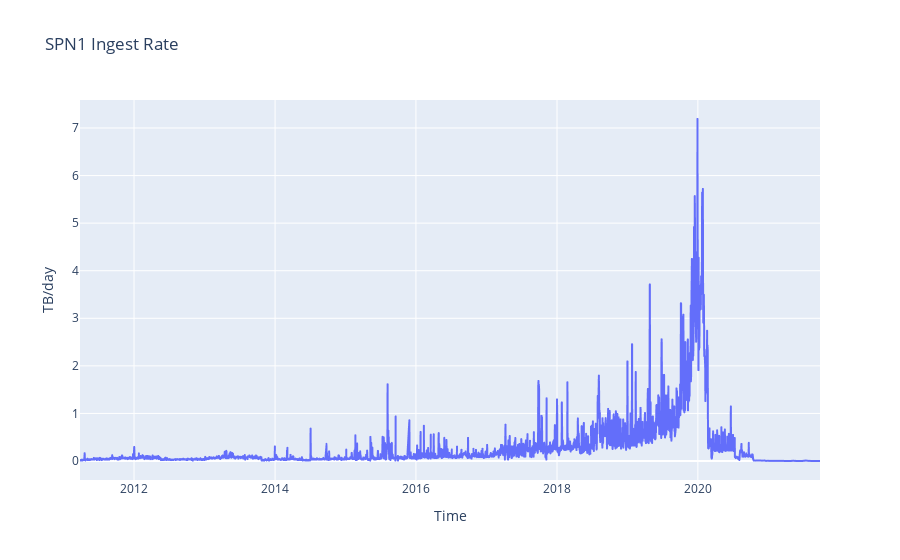

Source (notebook cell):
### Code cell
px.line(x=spn1.index, y=spn1.tb, labels={"x": "Time", "y": "TB/day"}, title="SPN1 Ingest Rate")

### Figure 1 — Plotly figure (JSON) as saved in the notebook; plotly's stock layout.template omitted (floating-point values rounded to 4 significant figures; data arrays with more than 128 entries replaced by an {"elided": "..."} marker saying what was removed)
{"data": [{"hovertemplate": "Time=%{x}<br>TB/day=%{y}<extra></extra>", "legendgroup": "", "line": {"color": "#636efa", "dash": "solid"}, "mode": "lines", "name": "", "showlegend": false, "type": "scattergl", "x": {"elided": "3492 str values"}, "xaxis": "x", "y": {"elided": "3492 float values"}, "yaxis": "y"}], "layout": {"legend": {"tracegroupgap": 0}, "title": {"text": "SPN1 Ingest Rate"}, "xaxis": {"anchor": "y", "domain": [0, 1], "title": {"text": "Time"}}, "yaxis": {"anchor": "x", "domain": [0, 1], "title": {"text": "TB/day"}}}}
